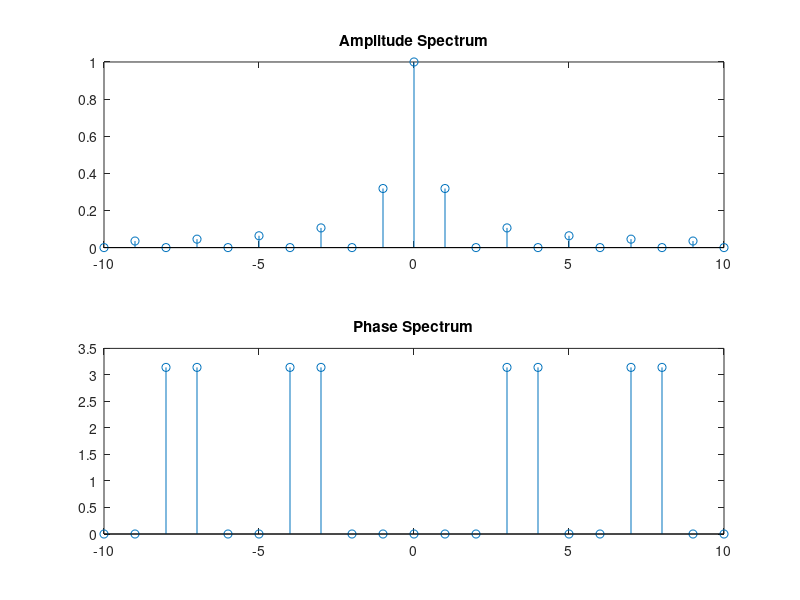

Write the MATLAB code that produced this figure.
%farah --alaa
c0 = 1;
n = 1 : 10;
cn=(sin(n.*pi./2))./(pi*n);
n = -10 : -1;
c_n =(sin(n.*pi./2))./(pi*n);
cn = [c_n c0 cn];
n=-10:10;
subplot (2,1,1)
stem(n,abs(cn))
title('Amplitude Spectrum')
subplot (2,1,2)
stem(n,angle(cn))
title('Phase Spectrum')